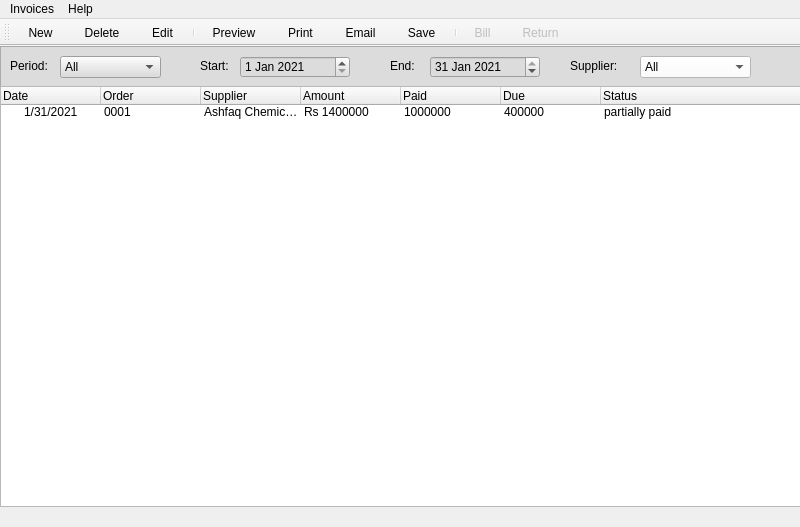
<?xml version="1.0" encoding="UTF-8"?>
<ui version="4.0">
 <class>allPurchaseOrderView</class>
 <widget class="QMainWindow" name="allPurchaseOrderView">
  <property name="enabled">
   <bool>true</bool>
  </property>
  <property name="geometry">
   <rect>
    <x>0</x>
    <y>0</y>
    <width>800</width>
    <height>527</height>
   </rect>
  </property>
  <property name="windowTitle">
   <string>Purcahse Orders</string>
  </property>
  <widget class="QWidget" name="centralwidget">
   <widget class="QFrame" name="frame">
    <property name="geometry">
     <rect>
      <x>0</x>
      <y>0</y>
      <width>801</width>
      <height>41</height>
     </rect>
    </property>
    <property name="styleSheet">
     <string notr="true">background-color: rgb(220, 220, 220);</string>
    </property>
    <property name="frameShape">
     <enum>QFrame::StyledPanel</enum>
    </property>
    <property name="frameShadow">
     <enum>QFrame::Raised</enum>
    </property>
    <widget class="QLabel" name="label">
     <property name="geometry">
      <rect>
       <x>10</x>
       <y>10</y>
       <width>47</width>
       <height>20</height>
      </rect>
     </property>
     <property name="text">
      <string>Period:</string>
     </property>
    </widget>
    <widget class="QComboBox" name="periodComboBox">
     <property name="geometry">
      <rect>
       <x>60</x>
       <y>10</y>
       <width>101</width>
       <height>22</height>
      </rect>
     </property>
     <item>
      <property name="text">
       <string>All</string>
      </property>
     </item>
     <item>
      <property name="text">
       <string>Custom</string>
      </property>
     </item>
     <item>
      <property name="text">
       <string>Today</string>
      </property>
     </item>
     <item>
      <property name="text">
       <string>Yesterday</string>
      </property>
     </item>
     <item>
      <property name="text">
       <string>This Week</string>
      </property>
     </item>
     <item>
      <property name="text">
       <string>Last Week</string>
      </property>
     </item>
     <item>
      <property name="text">
       <string>This Month</string>
      </property>
     </item>
     <item>
      <property name="text">
       <string>Last Month</string>
      </property>
     </item>
    </widget>
    <widget class="QLabel" name="label_2">
     <property name="geometry">
      <rect>
       <x>200</x>
       <y>10</y>
       <width>47</width>
       <height>20</height>
      </rect>
     </property>
     <property name="text">
      <string>Start:</string>
     </property>
    </widget>
    <widget class="QLabel" name="label_3">
     <property name="geometry">
      <rect>
       <x>390</x>
       <y>10</y>
       <width>47</width>
       <height>20</height>
      </rect>
     </property>
     <property name="text">
      <string>End:</string>
     </property>
    </widget>
    <widget class="QDateEdit" name="startDateEdit">
     <property name="geometry">
      <rect>
       <x>240</x>
       <y>10</y>
       <width>110</width>
       <height>22</height>
      </rect>
     </property>
     <property name="dateTime">
      <datetime>
       <hour>0</hour>
       <minute>0</minute>
       <second>0</second>
       <year>2021</year>
       <month>1</month>
       <day>1</day>
      </datetime>
     </property>
    </widget>
    <widget class="QDateEdit" name="endDateEdit_2">
     <property name="geometry">
      <rect>
       <x>430</x>
       <y>10</y>
       <width>110</width>
       <height>22</height>
      </rect>
     </property>
     <property name="dateTime">
      <datetime>
       <hour>0</hour>
       <minute>0</minute>
       <second>0</second>
       <year>2021</year>
       <month>1</month>
       <day>31</day>
      </datetime>
     </property>
    </widget>
    <widget class="QLabel" name="label_7">
     <property name="geometry">
      <rect>
       <x>570</x>
       <y>10</y>
       <width>51</width>
       <height>20</height>
      </rect>
     </property>
     <property name="text">
      <string>Supplier:</string>
     </property>
    </widget>
    <widget class="QComboBox" name="comboBox">
     <property name="geometry">
      <rect>
       <x>640</x>
       <y>10</y>
       <width>111</width>
       <height>22</height>
      </rect>
     </property>
     <property name="styleSheet">
      <string notr="true">background-color: rgb(255, 255, 255);</string>
     </property>
     <item>
      <property name="text">
       <string>All</string>
      </property>
     </item>
     <item>
      <property name="text">
       <string>Ashfaq Chemicals</string>
      </property>
     </item>
    </widget>
   </widget>
   <widget class="QTreeWidget" name="treeWidget">
    <property name="geometry">
     <rect>
      <x>0</x>
      <y>40</y>
      <width>801</width>
      <height>421</height>
     </rect>
    </property>
    <column>
     <property name="text">
      <string>Date</string>
     </property>
    </column>
    <column>
     <property name="text">
      <string>Order</string>
     </property>
    </column>
    <column>
     <property name="text">
      <string>Supplier</string>
     </property>
    </column>
    <column>
     <property name="text">
      <string>Amount</string>
     </property>
    </column>
    <column>
     <property name="text">
      <string>Paid</string>
     </property>
    </column>
    <column>
     <property name="text">
      <string>Due</string>
     </property>
    </column>
    <column>
     <property name="text">
      <string>Status</string>
     </property>
    </column>
    <item>
     <property name="text">
      <string>1/31/2021</string>
     </property>
     <property name="text">
      <string>0001</string>
     </property>
     <property name="text">
      <string>Ashfaq Chemicals</string>
     </property>
     <property name="text">
      <string>Rs 1400000</string>
     </property>
     <property name="text">
      <string>1000000</string>
     </property>
     <property name="text">
      <string>400000</string>
     </property>
     <property name="text">
      <string>partially paid</string>
     </property>
    </item>
   </widget>
  </widget>
  <widget class="QMenuBar" name="menubar">
   <property name="geometry">
    <rect>
     <x>0</x>
     <y>0</y>
     <width>800</width>
     <height>21</height>
    </rect>
   </property>
   <widget class="QMenu" name="menuInvoices">
    <property name="title">
     <string>Invoices</string>
    </property>
    <addaction name="actionNew_Invoice"/>
    <addaction name="actionCopy_Invoice"/>
    <addaction name="actionDelete_Invoice"/>
    <addaction name="separator"/>
    <addaction name="actionFind"/>
    <addaction name="actionFind_Next_f3"/>
    <addaction name="separator"/>
    <addaction name="actionPrint_Invoice"/>
    <addaction name="actionPrint_Preview"/>
    <addaction name="separator"/>
    <addaction name="actionCloose"/>
   </widget>
   <widget class="QMenu" name="menuHelp">
    <property name="title">
     <string>Help</string>
    </property>
    <addaction name="actionHelp_Contents"/>
    <addaction name="separator"/>
    <addaction name="actionContact_Developer"/>
   </widget>
   <addaction name="menuInvoices"/>
   <addaction name="menuHelp"/>
  </widget>
  <widget class="QToolBar" name="toolBar">
   <property name="windowTitle">
    <string>toolBar</string>
   </property>
   <property name="styleSheet">
    <string notr="true">QToolButton { padding-right: 20px; }
</string>
   </property>
   <property name="allowedAreas">
    <set>Qt::AllToolBarAreas</set>
   </property>
   <property name="iconSize">
    <size>
     <width>24</width>
     <height>24</height>
    </size>
   </property>
   <property name="toolButtonStyle">
    <enum>Qt::ToolButtonTextUnderIcon</enum>
   </property>
   <attribute name="toolBarArea">
    <enum>TopToolBarArea</enum>
   </attribute>
   <attribute name="toolBarBreak">
    <bool>false</bool>
   </attribute>
   <addaction name="actionNewInvoiceTool"/>
   <addaction name="actionDeleteTool"/>
   <addaction name="actionEditTool"/>
   <addaction name="separator"/>
   <addaction name="actionPreviewTool"/>
   <addaction name="actionPrintTool"/>
   <addaction name="actionEmailTool"/>
   <addaction name="actionSave"/>
   <addaction name="separator"/>
   <addaction name="actionPayment"/>
   <addaction name="actionReturn"/>
  </widget>
  <action name="actionNew_Invoice">
   <property name="text">
    <string>New Invoice</string>
   </property>
  </action>
  <action name="actionCopy_Invoice">
   <property name="text">
    <string>Copy Invoice</string>
   </property>
  </action>
  <action name="actionDelete_Invoice">
   <property name="text">
    <string>Delete Invoice</string>
   </property>
  </action>
  <action name="actionFind">
   <property name="text">
    <string>Find                Ctrl+F</string>
   </property>
  </action>
  <action name="actionFind_Next_f3">
   <property name="text">
    <string>Find Next           F3</string>
   </property>
  </action>
  <action name="actionPrint_Invoice">
   <property name="text">
    <string>Print Invoice</string>
   </property>
  </action>
  <action name="actionPrint_Preview">
   <property name="text">
    <string>Print Preview</string>
   </property>
  </action>
  <action name="actionCloose">
   <property name="text">
    <string>Close</string>
   </property>
  </action>
  <action name="actionHelp_Contents">
   <property name="text">
    <string>Help Contents</string>
   </property>
  </action>
  <action name="actionContact_Developer">
   <property name="text">
    <string>Contact Developer</string>
   </property>
  </action>
  <action name="actionNewInvoiceTool">
   <property name="icon">
    <iconset>
     <normaloff>C:/Users/MOIZ/Downloads/icons/plus-circle.png</normaloff>C:/Users/MOIZ/Downloads/icons/plus-circle.png</iconset>
   </property>
   <property name="text">
    <string>New</string>
   </property>
   <property name="toolTip">
    <string>New Purchase Order</string>
   </property>
  </action>
  <action name="actionDeleteTool">
   <property name="icon">
    <iconset>
     <normaloff>C:/Users/MOIZ/Downloads/icons/cross.png</normaloff>C:/Users/MOIZ/Downloads/icons/cross.png</iconset>
   </property>
   <property name="text">
    <string>Delete</string>
   </property>
   <property name="toolTip">
    <string>Delete Selected Purchase Order</string>
   </property>
  </action>
  <action name="actionEditTool">
   <property name="icon">
    <iconset>
     <normaloff>C:/Users/MOIZ/Downloads/icons/pencil.png</normaloff>C:/Users/MOIZ/Downloads/icons/pencil.png</iconset>
   </property>
   <property name="text">
    <string>Edit</string>
   </property>
   <property name="toolTip">
    <string>Edit Selected Purchase Order</string>
   </property>
  </action>
  <action name="actionPreviewTool">
   <property name="icon">
    <iconset>
     <normaloff>C:/Users/MOIZ/Downloads/icons/document-search-result.png</normaloff>C:/Users/MOIZ/Downloads/icons/document-search-result.png</iconset>
   </property>
   <property name="text">
    <string>Preview</string>
   </property>
   <property name="toolTip">
    <string>Preview Selected Purcahse Order</string>
   </property>
  </action>
  <action name="actionPrintTool">
   <property name="icon">
    <iconset>
     <normaloff>C:/Users/MOIZ/Downloads/icons/printer-empty.png</normaloff>C:/Users/MOIZ/Downloads/icons/printer-empty.png</iconset>
   </property>
   <property name="text">
    <string>Print</string>
   </property>
   <property name="toolTip">
    <string>Print Selected Purchase Order</string>
   </property>
   <property name="shortcut">
    <string>Ctrl+P</string>
   </property>
  </action>
  <action name="actionEmailTool">
   <property name="icon">
    <iconset>
     <normaloff>C:/Users/MOIZ/Downloads/icons/mail-forward.png</normaloff>C:/Users/MOIZ/Downloads/icons/mail-forward.png</iconset>
   </property>
   <property name="text">
    <string>Email</string>
   </property>
   <property name="toolTip">
    <string>Email Selected Purchase Order</string>
   </property>
  </action>
  <action name="actionSave">
   <property name="icon">
    <iconset>
     <normaloff>C:/Users/MOIZ/Downloads/icons/document-pdf.png</normaloff>C:/Users/MOIZ/Downloads/icons/document-pdf.png</iconset>
   </property>
   <property name="text">
    <string>Save</string>
   </property>
   <property name="toolTip">
    <string>Save Selected Purchase Order as PDF</string>
   </property>
  </action>
  <action name="actionPayment">
   <property name="enabled">
    <bool>false</bool>
   </property>
   <property name="icon">
    <iconset>
     <normaloff>C:/Users/MOIZ/Downloads/icons/money.png</normaloff>C:/Users/MOIZ/Downloads/icons/money.png</iconset>
   </property>
   <property name="text">
    <string>Bill</string>
   </property>
   <property name="toolTip">
    <string>Pay a Bill For Selected Order</string>
   </property>
  </action>
  <action name="actionReturn">
   <property name="enabled">
    <bool>false</bool>
   </property>
   <property name="icon">
    <iconset>
     <normaloff>C:/Users/MOIZ/Downloads/icons/document-invoice.png</normaloff>C:/Users/MOIZ/Downloads/icons/document-invoice.png</iconset>
   </property>
   <property name="text">
    <string>Return</string>
   </property>
   <property name="toolTip">
    <string>Return for Seleced Invoice</string>
   </property>
  </action>
 </widget>
 <resources/>
 <connections/>
</ui>
